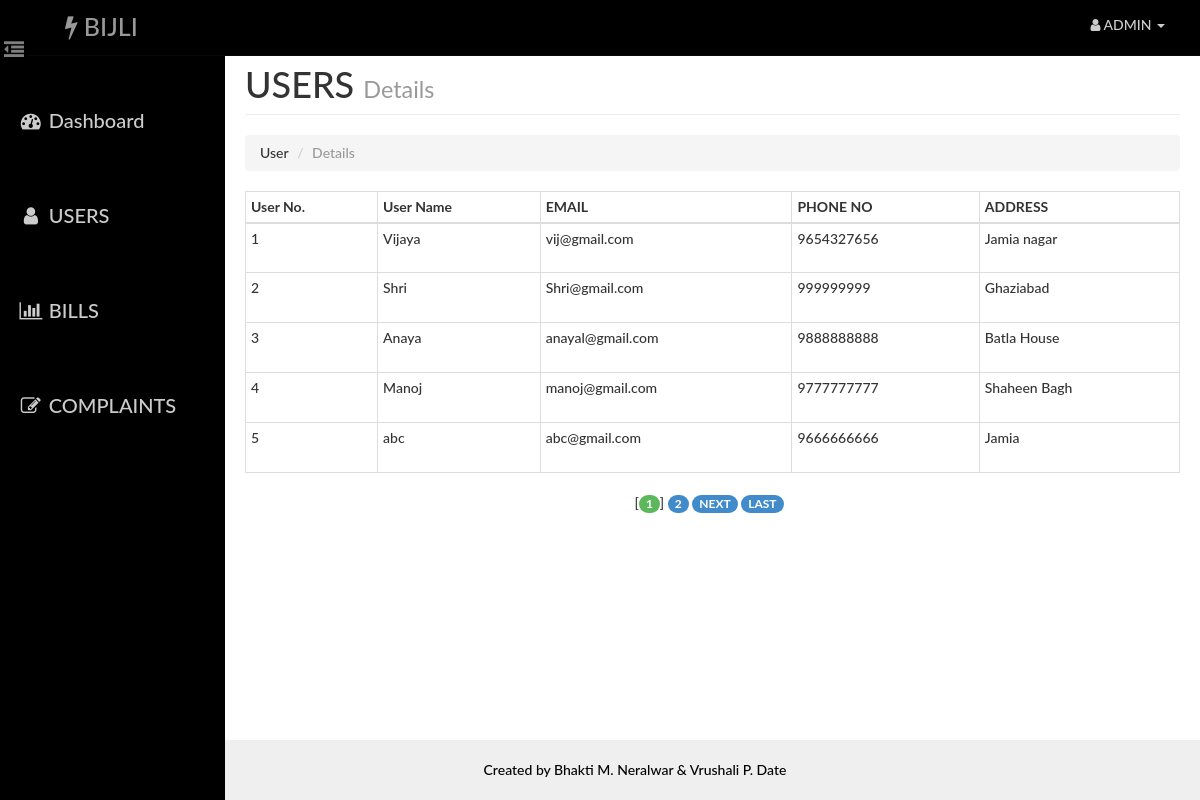
/admin/users.php, run on the app's committed database.
### tables this page shows
CREATE TABLE IF NOT EXISTS `user` (
  `id` int(14) NOT NULL AUTO_INCREMENT PRIMARY KEY ,
  `name` varchar(40) NOT NULL,
  `email` varchar(40) NOT NULL,
  `phone` varchar(10) NOT NULL,
  `pass` varchar(20) NOT NULL,
  `address` varchar(100) NOT NULL
);

### admin/paging1.php (called while the page is built, shortened)
<?php
    $rowsperpage = 5;
    $totalpages = ceil($numrows / $rowsperpage);
    if (isset($_GET['currentpage']) && is_numeric($_GET['currentpage'])) {
       $currentpage = (int) $_GET['currentpage'];
    } else {
       $currentpage = 1;
    }
    $offset = ($currentpage - 1) * $rowsperpage;
 ?>

### Includes/admin.php (called while the page is built, shortened)
<?php
    function retrieve_users_detail($id,$offset, $rowsperpage)
    {
        require_once 'C:\wamp64\www\ebill-master\Includes\config.php';global $con;
        $query  = "SELECT * FROM user ";
        $query .= " LIMIT {$offset}, {$rowsperpage} ";
        $result = mysqli_query($con,$query);
        return $result;
    }
 ?>

### admin/users.php (the view, shortened to what this page needs)
<?php
    require_once('head_html.php');
    require_once('../Includes/session.php');
    require_once('../Includes/admin.php');
?>
<body>
    <div id="wrapper">
        <?php
            require_once("nav.php");
            require_once("sidebar.php");
        ?>
        <div id="page-content-wrapper">
            <div class="container-fluid">
                <div class="row">
                    <div class="col-lg-12">
                        <h1 class="page-header">
                            USERS
                            <small>Details</small>
                        </h1>
                        <ol class="breadcrumb">
                          <li>User</li>
                          <li class="active">Details</li>
                        </ol>
                        <div class="table-responsive" style="padding-top: 0">
                                <table class="table table-hover table-bordered table-condensed">
                                    <thead>
                                        <tr>
                                            <th>User No.</th>
                                            <th>User Name</th>
                                            <th>EMAIL</th>
                                            <th>PHONE NO</th>
                                            <th>ADDRESS</th>
                                        </tr>
                                    </thead>
                                    <tbody>
                                     <?php
                                            $query1 = "SELECT COUNT(*) FROM user";
                                            $result1 = mysqli_query($con,$query1);
                                            $row1 = mysqli_fetch_row($result1);
                                            $numrows = $row1[0];
                                            include("paging1.php");
                                            $result = retrieve_users_detail($_SESSION['aid'],$offset, $rowsperpage);
                                            while($row = mysqli_fetch_assoc($result)){
                                            ?>
                                                <tr>
                                                    <td height="50"><?php echo $row['id'] ?></td>
                                                    <td><?php echo $row['name'] ?></td>
                                                    <td><?php echo $row['email'] ?></td>
                                                    <td><?php echo $row['phone'] ?></td>
                                                    <td><?php echo $row['address'] ?></td>
                                                </tr>
                                            <?php } ?>
                                    </tbody>
                                </table>
                                <?php include("paging2.php");  ?>
                        </div>
                    </div>
                </div>
            </div>
        </div>
    </div>
<?php
    require_once("footer.php");
?>
</body>
</html>

### admin/head_html.php (shortened to what this page needs)
<!DOCTYPE html>
<html lang="en">
<head>
    <link href="../assets/css/bootstrap.css" rel="stylesheet">
    <link href="../assets/css/dash_admin.css" rel="stylesheet">
    <link rel="stylesheet" href="https://maxcdn.bootstrapcdn.com/font-awesome/4.2.0/css/font-awesome.min.css">
</head>

### admin/nav.php (shortened to what this page needs)
<nav class="navbar navbar-inverse navbar-fixed-top" role="navigation">
    <div class="navbar-header">
        <a class="navbar-brand" href="index.php"><i class="fa fa-bolt"></i> BIJLI</a>
    </div>
    <a style="position:absolute;top:35px;left:-1px;font-size:20px;color:#7f7f7f;padding:5px;background-color: #000;border-bottom-right-radius:10px; " href="#menu-toggle" id="menu-toggle" <i class="fa fa-dedent"></i></a>
    <ul class="nav navbar-right top-nav">
        <li class="dropdown">
            <?php
                echo "<a href=\"#\" class=\"dropdown-toggle\" data-toggle=\"dropdown\"><i class=\"fa fa-user\"></i> ADMIN <b class=\"caret\"></b></a> ";
             ?>
        </li>
    </ul>
</nav>

### admin/sidebar.php
<div id="sidebar-wrapper">
    <ul class="sidebar-nav">
        <li class="active">
            <a href="index.php"><i class="fa fa-fw fa-dashboard"></i> Dashboard</a>
        </li>
        <li>
            <a href="users.php"><i class="fa fa-fw fa-user"></i> USERS </a>
        </li>
        <li>
            <a href="bill.php"><i class="fa fa-fw fa-bar-chart-o"></i> BILLS </a>
        </li>
        <li>
            <a href="complaint.php"><i class="fa fa-fw fa-edit"></i> COMPLAINTS </a>
        </li>
    </ul>
</div>

### admin/paging2.php (shortened to what this page needs)
<?php
       $range = 3;
echo "<div class=\"col-md-offset-5\">";
       for ($x = ($currentpage - $range); $x < (($currentpage + $range) + 1); $x++) {
          if (($x > 0) && ($x <= $totalpages)) {
             if ($x == $currentpage) {
                echo " [<b><span class=\"badge badge-custom-success\">$x</b>] ";
             } else {
                echo " <a href='{$_SERVER['PHP_SELF']}?currentpage=$x'><span class=\"badge badge-custom-primary\">$x</a> ";
             }
          }
      }
       if ($currentpage != $totalpages && $totalpages!=0 && $totalpages<=5) {
          $nextpage = $currentpage + 1;
          echo " <a href='{$_SERVER['PHP_SELF']}?currentpage=$nextpage'><span class=\"badge badge-custom-primary\">NEXT</a> ";
          echo " <a href='{$_SERVER['PHP_SELF']}?currentpage=$totalpages'><span class=\"badge badge-custom-primary\">LAST</a> ";
       }
echo "</div>";
 ?>

### admin/footer.php
<footer class="text-center">
    <div class="footer-below">
        <div class="container">
            Created by Bhakti M. Neralwar & Vrushali P. Date
        </div>
    </div>
</footer>

### assets/css/dash_admin.css (style rules this page uses)
html { height: 100%; }
body, html { width: 100%; height: 100%; }
body, h1, h2, h3, h4, h5, h6 { font-family: "Lato","Helvetica Neue",Helvetica,Arial,sans-serif; font-weight: 500; }
#wrapper { padding-left: 10px; padding-top: 5px; -webkit-transition: all 0.5s ease; -moz-transition: all 0.5s ease; -o-transition: all 0.5s ease; transition: all 0.5s ease; }
#sidebar-wrapper { margin-top: 20px; z-index: 1000; position: fixed; left: 250px; width: 0; height: 100%; margin-left: -250px; overflow-y: auto; background: #000; -webkit-transition: all 0.5s ease; -moz-transition: all 0.5s ease; -o-transition: all 0.5s ease; transition: all 0.5s ease; }
#page-content-wrapper { width: 100%; padding: 15px; min-height:100%; }
.navbar { background: #000; }
.navbar-brand { font-family: 'Lato', sans-serif; font-size: 25px; margin-left: 50px; color: #cccccc; }
.top-nav { padding: 0 20px; background: #000; }
.top-nav>li>a { padding-top: 15px; padding-bottom: 15px; line-height: 20px; color: #ccc; }
.sidebar-nav { position: absolute; top: 60px; width: 225px; margin: 0; padding: 0; list-style: none; }
.sidebar-nav li { padding-bottom: 25px; line-height: 70px; font-family: 'Lato', sans-serif; font-size: 20px; }
.sidebar-nav li a { padding-left: 18px; display: block; text-decoration: none; color: #cccccc; }
@media (min-width:768px) { #wrapper { padding-left: 225px; } }
@media (min-width:768px) { #sidebar-wrapper { width: 225px; } }
@media (min-width:768px) { #page-content-wrapper { padding: 20px; } }
.table-responsive { padding-top: 20px; padding-bottom: 20px; }
footer { color: #000; position: absolute; bottom: 0; padding-left: 0px; width: 100%; }
footer .footer-below { padding: 20px 0px; padding-left: 50px; background-color: #efefef; }
.badge-custom-success { background-color: #5cb85c; }
.badge-custom-primary { background-color: #428bca; }

### data on the page
user: id "1", name "Vijaya", email "vij@gmail.com", phone "9654327656", address "Jamia nagar"
user: id "2", name "Shri", email "Shri@gmail.com", phone "999999999", address "Ghaziabad"
user: id "3", name "Anaya", email "anayal@gmail.com", phone "9888888888", address "Batla House"
user: id "4", name "Manoj", email "manoj@gmail.com", phone "9777777777", address "Shaheen Bagh"
user: id "5", name "abc", email "abc@gmail.com", phone "9666666666", address "Jamia"
